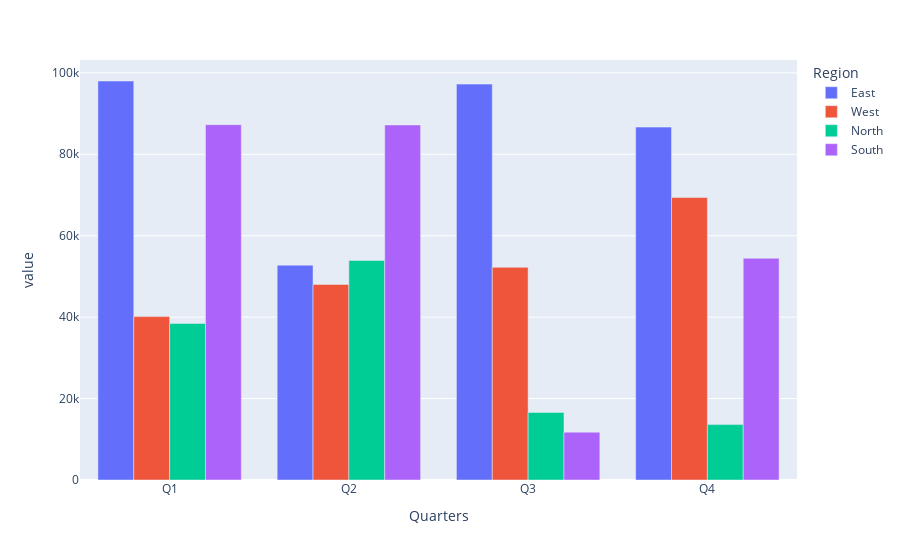

Notebook cell for this chart:
### Code cell
data.plot.bar(barmode='group')

### Figure 1 — Plotly figure (JSON) as saved in the notebook; plotly's stock layout.template omitted (floating-point values rounded to 4 significant figures)
{"data": [{"alignmentgroup": "True", "hovertemplate": "Region=East<br>Quarters=%{x}<br>value=%{y}<extra></extra>", "legendgroup": "East", "marker": {"color": "#636efa", "pattern": {"shape": ""}}, "name": "East", "offsetgroup": "East", "orientation": "v", "showlegend": true, "textposition": "auto", "type": "bar", "x": ["Q1", "Q2", "Q3", "Q4"], "xaxis": "x", "y": [98000.0, 52770.0, 97230.0, 86670.0], "yaxis": "y"}, {"alignmentgroup": "True", "hovertemplate": "Region=West<br>Quarters=%{x}<br>value=%{y}<extra></extra>", "legendgroup": "West", "marker": {"color": "#EF553B", "pattern": {"shape": ""}}, "name": "West", "offsetgroup": "West", "orientation": "v", "showlegend": true, "textposition": "auto", "type": "bar", "x": ["Q1", "Q2", "Q3", "Q4"], "xaxis": "x", "y": [40130.0, 48040.0, 52230.0, 69380.0], "yaxis": "y"}, {"alignmentgroup": "True", "hovertemplate": "Region=North<br>Quarters=%{x}<br>value=%{y}<extra></extra>", "legendgroup": "North", "marker": {"color": "#00cc96", "pattern": {"shape": ""}}, "name": "North", "offsetgroup": "North", "orientation": "v", "showlegend": true, "textposition": "auto", "type": "bar", "x": ["Q1", "Q2", "Q3", "Q4"], "xaxis": "x", "y": [38440.0, 53930.0, 16600.0, 13610.0], "yaxis": "y"}, {"alignmentgroup": "True", "hovertemplate": "Region=South<br>Quarters=%{x}<br>value=%{y}<extra></extra>", "legendgroup": "South", "marker": {"color": "#ab63fa", "pattern": {"shape": ""}}, "name": "South", "offsetgroup": "South", "orientation": "v", "showlegend": true, "textposition": "auto", "type": "bar", "x": ["Q1", "Q2", "Q3", "Q4"], "xaxis": "x", "y": [87290.0, 87210.0, 11750.0, 54450.0], "yaxis": "y"}], "layout": {"autosize": true, "barmode": "group", "legend": {"title": {"text": "Region"}, "tracegroupgap": 0}, "margin": {"t": 60}, "xaxis": {"anchor": "y", "autorange": true, "domain": [0, 1], "range": [-0.5, 3.5], "title": {"text": "Quarters"}, "type": "category"}, "yaxis": {"anchor": "x", "autorange": true, "domain": [0, 1], "range": [0, 103200.0], "title": {"text": "value"}, "type": "linear"}}}
